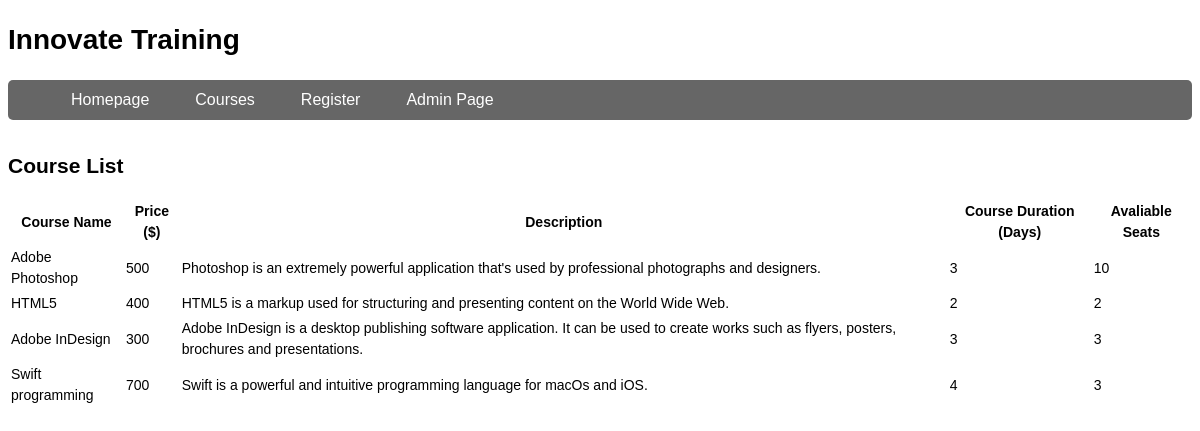
/courses.php, run on the app's committed database.
### tables this page shows
CREATE TABLE `tblcourses` (
  `courseNo` int(11) NOT NULL,
  `courseName` varchar(255) NOT NULL,
  `price` int(11) NOT NULL,
  `description` varchar(255) NOT NULL,
  `duration` int(11) NOT NULL,
  `availSeats` int(11) NOT NULL
);

### courses.php (the view, shortened to what this page needs)
<!doctype html>
<html>
<head>
<link rel="stylesheet" href="style.css" type="text/css" />
</head>
<?php
include 'database.php';
$sql = "SELECT * FROM tblcourses";
$result = mysqli_query($con, $sql);
while ($rows = mysqli_fetch_array($result)) {
	$course_list[] = array('courseid' => $rows['courseNo'],
						  'coursename' => $rows['courseName'],
						  'price' => $rows['price'],
						  'description' => $rows['description'],
						  'duration' => $rows['duration'],
						  'availseats' => $rows['availSeats']);
}
?>
<body>
<header class="mainHeader">
<h1>Innovate Training</h1>
<nav> <ul>
	<li><a href="index.html"> Homepage </a> </li>
	<li><a href="courses.php"> Courses </a> </li>
	<li><a href="register.php"> Register </a> </li>
	<li><a href="admin.html"> Admin Page</a> </li>
	</ul> </nav>
</header>
<div>
	<h2>Course List</h2>
	<table>
		<tr>
			<th>Course Name</th>
			<th>Price ($)</th>
			<th>Description</th>
			<th>Course Duration (Days)</th>
			<th>Avaliable Seats</th>
		</tr>
		<tbody>
			<?php foreach($course_list as $courses) : ?>
			<td><?php echo $courses["coursename"] ?></td>
			<td><?php echo $courses["price"] ?></td>
			<td><?php echo $courses["description"] ?></td>
			<td><?php echo $courses["duration"] ?></td>
			<td><?php echo $courses["availseats"] ?></td>
		</tbody>
		<?php endforeach; ?>
	</table>
</div>
</body>
</html>

### style.css (style rules this page uses)
body { font-size: 87.5%; font-family: Arial, sans-serif; line-height: 1.5 }
a { outline: 0; }
a:link, a:visited { color: #CF5C3F; padding: 0 1px; text-decoration: none; }
.mainHeader nav { background: #666; font-size: 1.143em; height: 40px; line-height: 30px; margin: 0 auto 30px auto; text-align: center; border-radius: 5px; -moz-border-radius: 5px; -webkit-border-radius: 5px; }
.mainHeader nav ul { list-style: none; margin: 0 auto; }
.mainHeader nav ul li { float: left; display: inline; }
.mainHeader nav a:link, .mainHeader nav a:visited { color: #fff; display: inline-block; height: 30px; padding: 5px 23px; text-decoration: none; }
.mainHeader nav li a { border-radius: 5px; -moz-border-radius: 5px; -webkit-border-radius: 5px; }

### data on the page
tblcourses: courseName "Adobe Photoshop", price "500", description "Photoshop is an extremely powerful application that's used by professional photographs and designers.", duration "3", availSeats "10"
tblcourses: courseName "HTML5", price "400", description "HTML5 is a markup used for structuring and presenting content on the World Wide Web.", duration "2", availSeats "2"
tblcourses: courseName "Adobe InDesign", price "300", description "Adobe InDesign is a desktop publishing software application. It can be used to create works such as flyers, posters, brochures and presentations.", duration "3", availSeats "3"
tblcourses: courseName "Swift programming", price "700", description "Swift is a powerful and intuitive programming language for macOs and iOS.", duration "4", availSeats "3"
